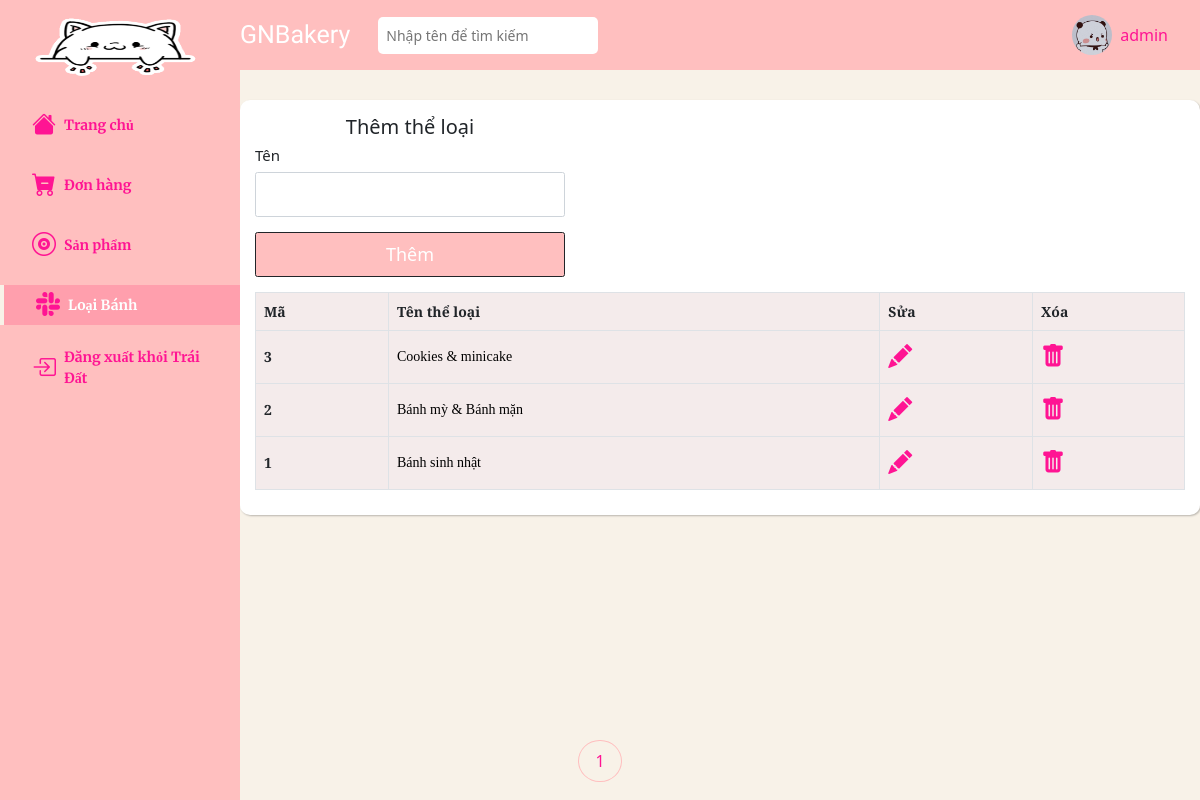
The page /admin/categories/index.php (signed in) on the database its author committed.
### tables this page shows
CREATE TABLE `categories` (
  `id` int(11) NOT NULL,
  `name` varchar(50) NOT NULL
);

### admin/categories/index.php (the view, shortened to what this page needs)
<?php
    require_once '../navbar-vertical.php';
    require_once '../../database/connect.php';
    $page_current = 1;
    $search = '';
    $num_category_per_page = 10;
    $skip_page = $num_category_per_page * ($page_current - 1);
    $sql = "select * from categories
    where name like '%$search%'
    order by id desc
    limit $num_category_per_page offset $skip_page
    ";
    $result = mysqli_query($connect, $sql);
?>
        <div class="main__container">
            <div class="container-fluid px-4">
                <form action="process_insert.php" method="post" enctype="multipart/form-data" class="col-4">
                    <h2 class="text-center">Thêm thể loại</h2>
                    <div class="mb-4 fs-4">
                        <label class="form-label" for="name">Tên</label>
                        <input type="text" name="name" id="name" class="form__input form-control" autocomplete="off"/>
                    </div>
                    <button type="submit" class="form__btn btn btn-dark mb-4">Thêm</button>
                </form>
                <div class="row gx-5">
                    <div class="col-12">
                        <table class="category__table table table-sm table-bordered table-hover align-middle">
                            <thead>
                                <tr>
                                <th scope="col">Mã</th>
                                <th scope="col">Tên thể loại</th>
                                <th scope="col">Sửa</th>
                                <th scope="col">Xóa</th>
                                </tr>
                            </thead>
                            <tbody>
                                <?php foreach ($result as $each) { ?>
                                <tr>
                                    <th scope="row"><?= $each['id'] ?></th>
                                    <td>
                                        <a href="./show.php?id=<?= $each['id'] ?>" class="text-decoration-none">
                                        <?= $each['name'] ?>
                                    </a>
                                    </td>
                                    <td>
                                        <a href="form_update.php?id=<?= $each['id'] ?>">
                                            <i class="bi bi-pencil-fill"></i>
                                        </a>
                                    </td>
                                    <td>
                                        <a onclick="return confirm('Bạn chắc chắn muốn xóa?')" href="delete.php?id=<?= $each['id'] ?>">
                                        <i class="bi bi-trash-fill"></i>
                                        </a>
                                    </td>
                                </tr>
                                <?php } ?>
                            </tbody>
                        </table>
                    </div>
                </div>
            </div>
        </div>
    </div>
<?php require_once '../footer.php';?>

### assets/css/admin.css (style rules this page uses)
html { font-size: 62.5%; line-height: 1.6rem; font-family: 'Roboto', sans-serif; box-sizing: border-box; }
a { color: #FF1493; }
* { box-sizing: inherit; }
:root { --text-color: #FF1493; --background-color: #f8f2e8; --navbar-color: #ffbfbf; --navbar-vertical-width : 240px; --header-height: 70px; }
body { background-color: var(--background-color); }
.main__form, .main__container { margin-left: var(--navbar-vertical-width); min-height: 80vh; margin-top: 30px; }
.container-fluid { box-shadow: 1px 1px 2px 0px #00000040; background-color: white; border-radius: 10px; padding: 15px; }
.product__table, .category__table, .employee__table, .playlist__table { font-size: 1.4rem; }
.product__table a, .category__table a, .employee__table a, .playlist__table a { color: black; display: block; }
.form__input, .form__select { background-color: #ffffff; padding-top: 8px; padding-bottom: 8px; font-size: 1.8rem; color: rgb(0, 0, 0); }
.form__btn { width: 100%; padding: 8px; font-size: 1.8rem; background-color: var(--navbar-color); }
.table-sm>:not(caption)>*>* { padding: 8px; font-family: 'PT Serif', serif; background-color: #d3afaf40; }
.bi-pencil-fill, .bi-trash-fill { color: #FF1493; font-size: 2.4rem; }

### rows shown on the page
categories: id "3", name "Cookies & minicake"
categories: id "2", name "Bánh mỳ & Bánh mặn"
categories: id "1", name "Bánh sinh nhật"

### other values the page prints
$_SESSION['name'] "admin"
